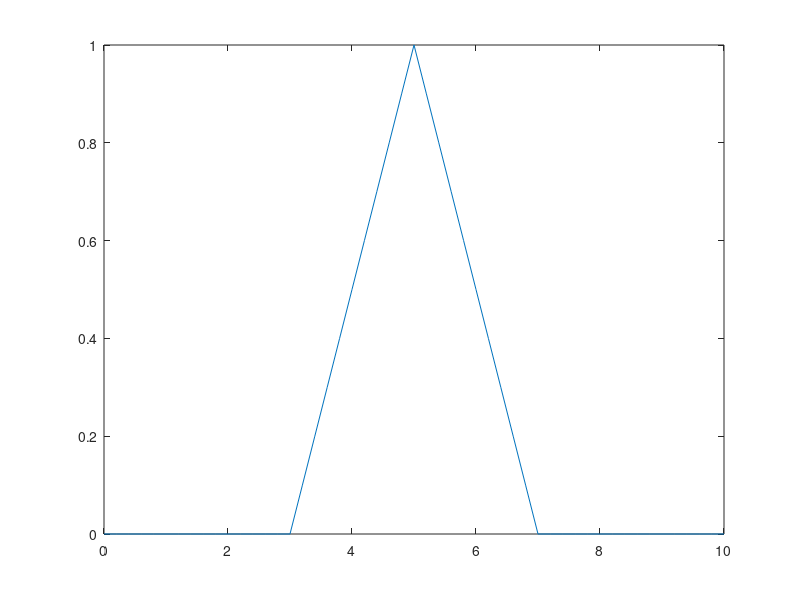

Source code (MATLAB): (Note: this script raises an error after producing the figure.)
% построение функции принадлежности
x0 = (0:0.2:10);
y0 = trimf(x0, [3 5 7]);
plot(x0,y0);

% построение нечёткой импликации I(A,B)=min(A,B), u = 1
x1 = (0:0.2:10);
y1 = trimf(x1, [3 5 7]);
%plot(x1,y1);

x2 = (0:0.2:10);
y2 = trapmf(x2, [1 2 4 6]);
%plot(x2,y2);

[X, Y] = meshgrid(x1,x2);
Z = min(trimf(X, [3 5 7]),trapmf(Y, [1 2 4 6]));
plot3(X,Y,Z);

% дефаззификация - метод центра тяжести (cog)
% построение импликации
x = (0:0.2:10);
mf1 = trimf(x, [3 5 7]);
mf2 = trapmf(x, [1 2 4 6]);
mf = min(trimf(x, [3 5 7]),trapmf(x, [1 2 4 6]));
figure('Tag', 'defuzz');
plot(x,mf, 'LineWidth',3);
h_gca = gca;
h_gca.YTick = [0 0.5 1];
ylim([0 1]);
% проведение дефаззификации
x1 = defuzz(x,mf,'centroid');
h1 = line([x1 x1],[0 1], 'Color','k');
f1 = text(x1,0.8,'cog','FontWeight','bold');










